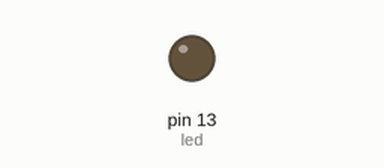
The sketch below on a simulated Arduino Uno, built with avr-gcc and run on an emulated ATmega328P. Shown: output pins drawn as LEDs (lit = HIGH).

Above: at 0.3 s.
At 4.6 s:
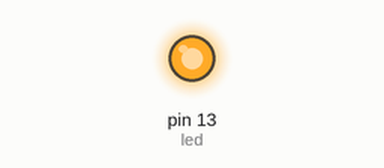
Timing chart, 0 to 7.0 s (numbered marks = the images above):
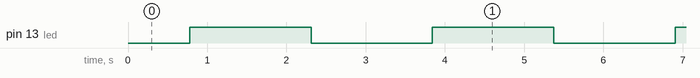

The sketch:

fade_by_adi.ino
```cpp
int led = 13;
int bright = 0;
int fadeamt = 5;

void setup() {
  pinMode(led, OUTPUT);
}

void loop() {
  analogWrite(led, bright);

  bright = bright + fadeamt;

  if (bright <= 0 || bright >= 255) {
    fadeamt = -fadeamt;
  }
  delay(30);
}
```

Measured:
- by itself, pin 13 (led): alternates HIGH for 1.5 s and LOW for 1.5 s
